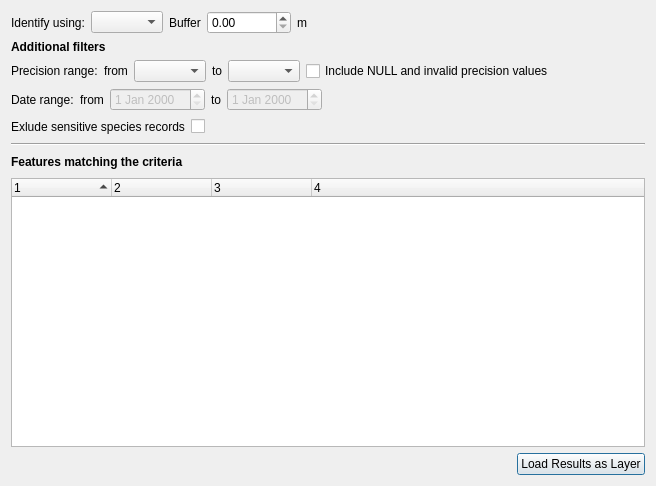
<?xml version="1.0" encoding="UTF-8"?>
<ui version="4.0">
 <class>Dialog</class>
 <widget class="QDialog" name="Dialog">
  <property name="geometry">
   <rect>
    <x>0</x>
    <y>0</y>
    <width>656</width>
    <height>486</height>
   </rect>
  </property>
  <property name="windowTitle">
   <string>Reporting tool</string>
  </property>
  <layout class="QVBoxLayout" name="verticalLayout">
   <item>
    <layout class="QHBoxLayout" name="horizontalLayout_4">
     <item>
      <widget class="QLabel" name="label_10">
       <property name="text">
        <string>Identify using:</string>
       </property>
      </widget>
     </item>
     <item>
      <widget class="QComboBox" name="cbMode"/>
     </item>
     <item>
      <widget class="QLabel" name="label_3">
       <property name="text">
        <string>Buffer</string>
       </property>
      </widget>
     </item>
     <item>
      <widget class="QgsDoubleSpinBox" name="qgsDoubleSpinBoxBuffer">
       <property name="maximum">
        <double>2147483647.000000000000000</double>
       </property>
      </widget>
     </item>
     <item>
      <widget class="QLabel" name="label_8">
       <property name="text">
        <string>m</string>
       </property>
      </widget>
     </item>
     <item>
      <spacer name="horizontalSpacer_4">
       <property name="orientation">
        <enum>Qt::Horizontal</enum>
       </property>
       <property name="sizeHint" stdset="0">
        <size>
         <width>40</width>
         <height>20</height>
        </size>
       </property>
      </spacer>
     </item>
    </layout>
   </item>
   <item>
    <widget class="QLabel" name="label_11">
     <property name="font">
      <font>
       <weight>75</weight>
       <bold>true</bold>
      </font>
     </property>
     <property name="text">
      <string>Additional filters</string>
     </property>
    </widget>
   </item>
   <item>
    <layout class="QHBoxLayout" name="horizontalLayout">
     <item>
      <widget class="QLabel" name="label">
       <property name="text">
        <string>Precision range:</string>
       </property>
      </widget>
     </item>
     <item>
      <widget class="QLabel" name="label_6">
       <property name="enabled">
        <bool>true</bool>
       </property>
       <property name="text">
        <string>from</string>
       </property>
       <property name="scaledContents">
        <bool>false</bool>
       </property>
       <property name="wordWrap">
        <bool>false</bool>
       </property>
      </widget>
     </item>
     <item>
      <widget class="QComboBox" name="cbPrecisionMin"/>
     </item>
     <item>
      <widget class="QLabel" name="label_7">
       <property name="enabled">
        <bool>true</bool>
       </property>
       <property name="text">
        <string>to</string>
       </property>
       <property name="scaledContents">
        <bool>false</bool>
       </property>
       <property name="wordWrap">
        <bool>false</bool>
       </property>
      </widget>
     </item>
     <item>
      <widget class="QComboBox" name="cbPrecisionMax"/>
     </item>
     <item>
      <widget class="QCheckBox" name="cbIncludeNullPrecision">
       <property name="text">
        <string>Include NULL and invalid precision values</string>
       </property>
      </widget>
     </item>
     <item>
      <spacer name="horizontalSpacer">
       <property name="orientation">
        <enum>Qt::Horizontal</enum>
       </property>
       <property name="sizeHint" stdset="0">
        <size>
         <width>40</width>
         <height>20</height>
        </size>
       </property>
      </spacer>
     </item>
    </layout>
   </item>
   <item>
    <layout class="QHBoxLayout" name="horizontalLayout_2">
     <item>
      <widget class="QLabel" name="label_2">
       <property name="enabled">
        <bool>true</bool>
       </property>
       <property name="text">
        <string>Date range:</string>
       </property>
       <property name="scaledContents">
        <bool>false</bool>
       </property>
       <property name="wordWrap">
        <bool>false</bool>
       </property>
      </widget>
     </item>
     <item>
      <widget class="QLabel" name="label_4">
       <property name="enabled">
        <bool>true</bool>
       </property>
       <property name="text">
        <string>from</string>
       </property>
       <property name="scaledContents">
        <bool>false</bool>
       </property>
       <property name="wordWrap">
        <bool>false</bool>
       </property>
      </widget>
     </item>
     <item>
      <widget class="QDateEdit" name="dateFrom">
       <property name="enabled">
        <bool>false</bool>
       </property>
      </widget>
     </item>
     <item>
      <widget class="QLabel" name="label_5">
       <property name="enabled">
        <bool>true</bool>
       </property>
       <property name="text">
        <string>to</string>
       </property>
       <property name="scaledContents">
        <bool>false</bool>
       </property>
       <property name="wordWrap">
        <bool>false</bool>
       </property>
      </widget>
     </item>
     <item>
      <widget class="QDateEdit" name="dateTo">
       <property name="enabled">
        <bool>false</bool>
       </property>
      </widget>
     </item>
     <item>
      <spacer name="horizontalSpacer_2">
       <property name="orientation">
        <enum>Qt::Horizontal</enum>
       </property>
       <property name="sizeHint" stdset="0">
        <size>
         <width>40</width>
         <height>20</height>
        </size>
       </property>
      </spacer>
     </item>
    </layout>
   </item>
   <item>
    <layout class="QHBoxLayout" name="horizontalLayout_3">
     <item>
      <widget class="QLabel" name="label_9">
       <property name="text">
        <string>Exlude sensitive species records</string>
       </property>
      </widget>
     </item>
     <item>
      <widget class="QCheckBox" name="cbExcludeSensitive">
       <property name="layoutDirection">
        <enum>Qt::RightToLeft</enum>
       </property>
       <property name="text">
        <string/>
       </property>
      </widget>
     </item>
     <item>
      <spacer name="horizontalSpacer_3">
       <property name="orientation">
        <enum>Qt::Horizontal</enum>
       </property>
       <property name="sizeHint" stdset="0">
        <size>
         <width>40</width>
         <height>20</height>
        </size>
       </property>
      </spacer>
     </item>
    </layout>
   </item>
   <item>
    <widget class="Line" name="line">
     <property name="orientation">
      <enum>Qt::Horizontal</enum>
     </property>
    </widget>
   </item>
   <item>
    <layout class="QHBoxLayout" name="horizontalLayout_5">
     <item>
      <widget class="QLabel" name="lbFeatures">
       <property name="font">
        <font>
         <weight>75</weight>
         <bold>true</bold>
        </font>
       </property>
       <property name="text">
        <string>Features matching the criteria</string>
       </property>
      </widget>
     </item>
     <item>
      <spacer name="horizontalSpacer_5">
       <property name="orientation">
        <enum>Qt::Horizontal</enum>
       </property>
       <property name="sizeHint" stdset="0">
        <size>
         <width>40</width>
         <height>20</height>
        </size>
       </property>
      </spacer>
     </item>
     <item>
      <widget class="QLabel" name="lbTotal">
       <property name="text">
        <string/>
       </property>
      </widget>
     </item>
    </layout>
   </item>
   <item>
    <widget class="QTreeWidget" name="treeResults">
     <property name="indentation">
      <number>0</number>
     </property>
     <property name="sortingEnabled">
      <bool>true</bool>
     </property>
     <property name="columnCount">
      <number>4</number>
     </property>
     <column>
      <property name="text">
       <string notr="true">1</string>
      </property>
     </column>
     <column>
      <property name="text">
       <string notr="true">2</string>
      </property>
     </column>
     <column>
      <property name="text">
       <string notr="true">3</string>
      </property>
     </column>
     <column>
      <property name="text">
       <string notr="true">4</string>
      </property>
     </column>
    </widget>
   </item>
   <item>
    <layout class="QHBoxLayout" name="horizontalLayout_6">
     <item>
      <spacer name="horizontalSpacer_6">
       <property name="orientation">
        <enum>Qt::Horizontal</enum>
       </property>
       <property name="sizeHint" stdset="0">
        <size>
         <width>40</width>
         <height>20</height>
        </size>
       </property>
      </spacer>
     </item>
     <item>
      <widget class="QPushButton" name="loadAsLayerButton">
       <property name="text">
        <string>Load Results as Layer</string>
       </property>
      </widget>
     </item>
    </layout>
   </item>
  </layout>
 </widget>
 <customwidgets>
  <customwidget>
   <class>QgsDoubleSpinBox</class>
   <extends>QDoubleSpinBox</extends>
   <header>qgsdoublespinbox.h</header>
  </customwidget>
 </customwidgets>
 <resources/>
 <connections/>
</ui>
